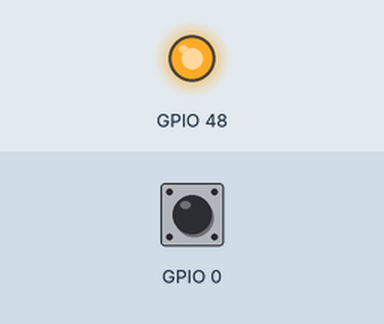
This program was run on a simulated ESP32-S3. Parts: output pins drawn as LEDs (lit = HIGH). Inputs (shaded band) come from the test bench; at power-on: GPIO 0 HIGH. What the program prints to the serial monitor is not drawn. At 1.0 s the program puts the board to deep sleep or switches it off; the recording ends there.

Above: at 0.1 s.
Timing chart, 0 to 1.0 s (numbered marks = the images above):
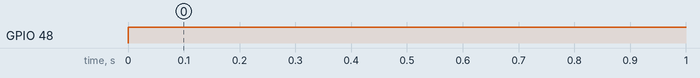

The program:

main.cpp
```cpp
#include <Arduino.h>

#define uS_TO_S_FACTOR 1000000 /* 微秒到秒的转换系数 */
#define TIME_TO_SLEEP 5        /* ESP32休眠时间(单位秒) */

void setup()
{
  Serial.begin(115200);
  pinMode(48, OUTPUT);
  pinMode(0, INPUT);
  esp_sleep_enable_timer_wakeup(TIME_TO_SLEEP * uS_TO_S_FACTOR);
  // esp_sleep_enable_ext0_wakeup(GPIO_NUM_0, 0);
}

void loop()
{
  while (digitalRead(0) == LOW)
  {
    digitalWrite(48, !digitalRead(48));
    delay(100);
  }
  digitalWrite(48, HIGH);
  delay(1000);
  Serial.println("进入休眠模式");
  esp_deep_sleep_start();
  digitalWrite(48, LOW);
  delay(1000);
}
```

Measured:
- by itself, GPIO 48: LOW → HIGH at 0.00 s
